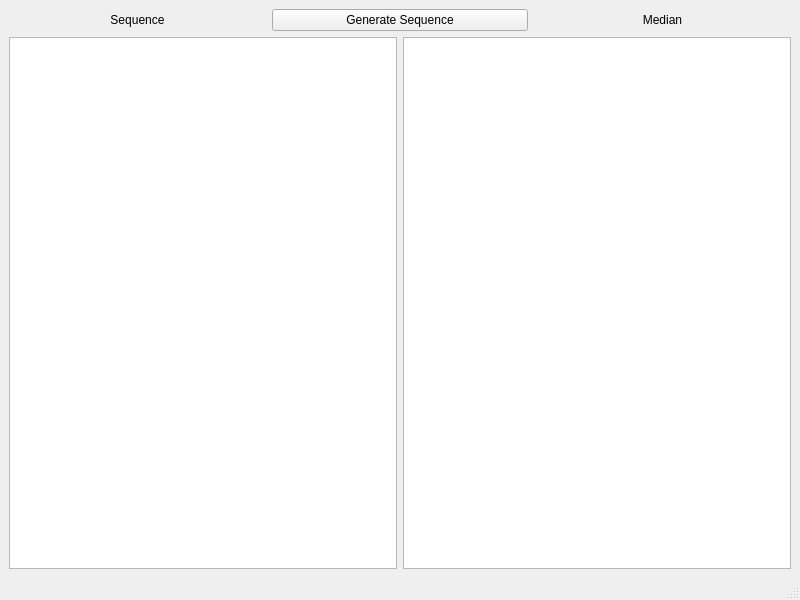
<?xml version="1.0" encoding="UTF-8"?>
<ui version="4.0">
 <class>MainWindow</class>
 <widget class="QMainWindow" name="MainWindow">
  <property name="geometry">
   <rect>
    <x>0</x>
    <y>0</y>
    <width>800</width>
    <height>600</height>
   </rect>
  </property>
  <property name="sizePolicy">
   <sizepolicy hsizetype="MinimumExpanding" vsizetype="MinimumExpanding">
    <horstretch>0</horstretch>
    <verstretch>0</verstretch>
   </sizepolicy>
  </property>
  <property name="minimumSize">
   <size>
    <width>800</width>
    <height>600</height>
   </size>
  </property>
  <property name="maximumSize">
   <size>
    <width>800</width>
    <height>600</height>
   </size>
  </property>
  <property name="windowTitle">
   <string>Task 3</string>
  </property>
  <widget class="QWidget" name="centralwidget">
   <layout class="QVBoxLayout" name="verticalLayout">
    <item>
     <layout class="QHBoxLayout" name="horizontalLayout_2">
      <item>
       <widget class="QLabel" name="label">
        <property name="text">
         <string>&lt;p align=&quot;center&quot;&gt;Sequence&lt;/p&gt;</string>
        </property>
       </widget>
      </item>
      <item>
       <widget class="QPushButton" name="pushButton">
        <property name="text">
         <string>Generate Sequence</string>
        </property>
       </widget>
      </item>
      <item>
       <widget class="QLabel" name="label_2">
        <property name="text">
         <string>&lt;p align=&quot;center&quot;&gt;Median&lt;/p&gt;</string>
        </property>
       </widget>
      </item>
     </layout>
    </item>
    <item>
     <layout class="QHBoxLayout" name="horizontalLayout">
      <item>
       <widget class="QTextBrowser" name="textBrowser">
        <property name="font">
         <font>
          <pointsize>16</pointsize>
         </font>
        </property>
       </widget>
      </item>
      <item>
       <widget class="QTextBrowser" name="textBrowser_2">
        <property name="font">
         <font>
          <pointsize>16</pointsize>
         </font>
        </property>
       </widget>
      </item>
     </layout>
    </item>
   </layout>
  </widget>
  <widget class="QMenuBar" name="menubar">
   <property name="geometry">
    <rect>
     <x>0</x>
     <y>0</y>
     <width>800</width>
     <height>22</height>
    </rect>
   </property>
  </widget>
  <widget class="QStatusBar" name="statusbar"/>
 </widget>
 <resources/>
 <connections/>
</ui>
